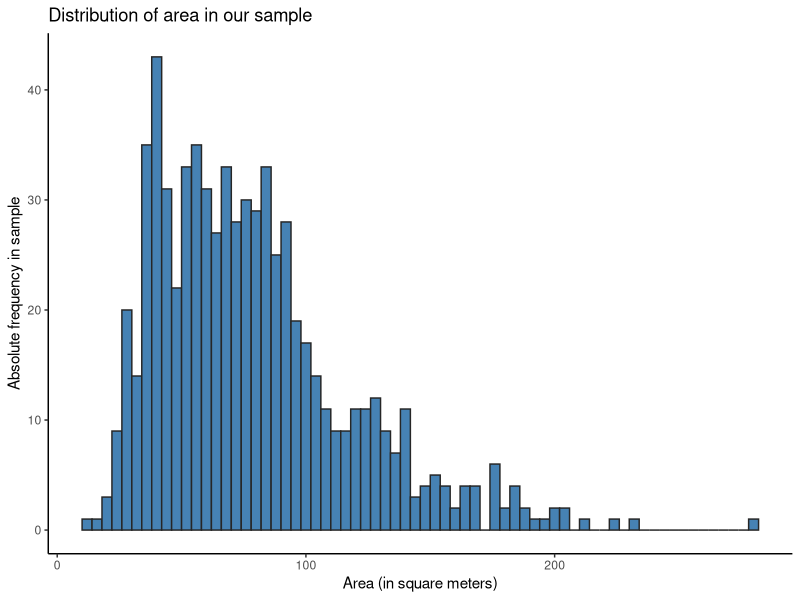
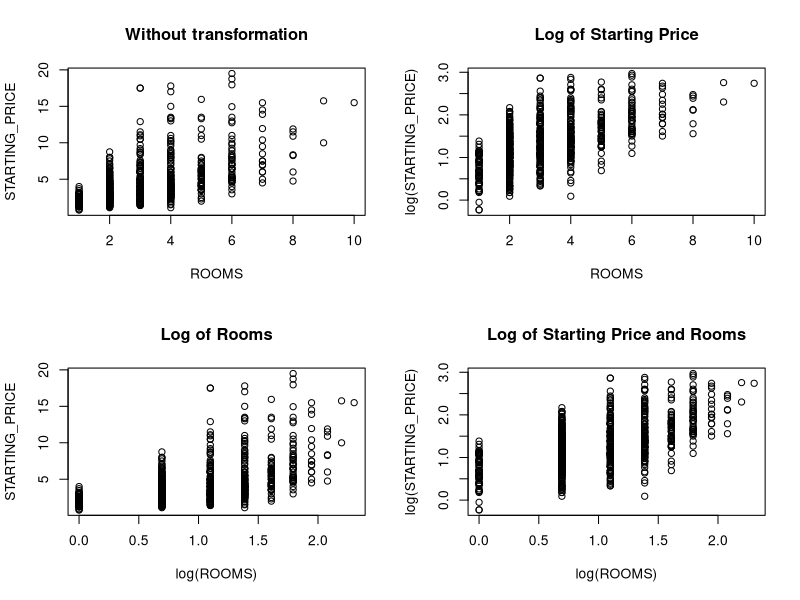
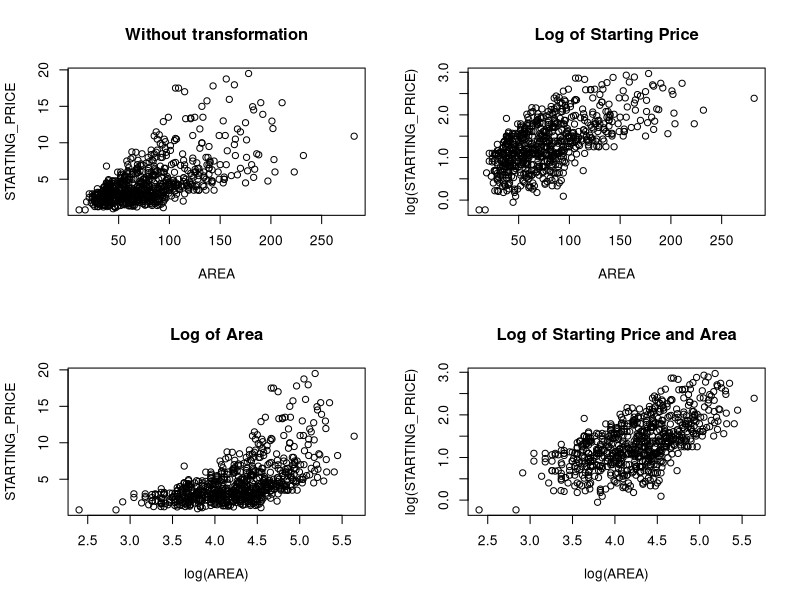
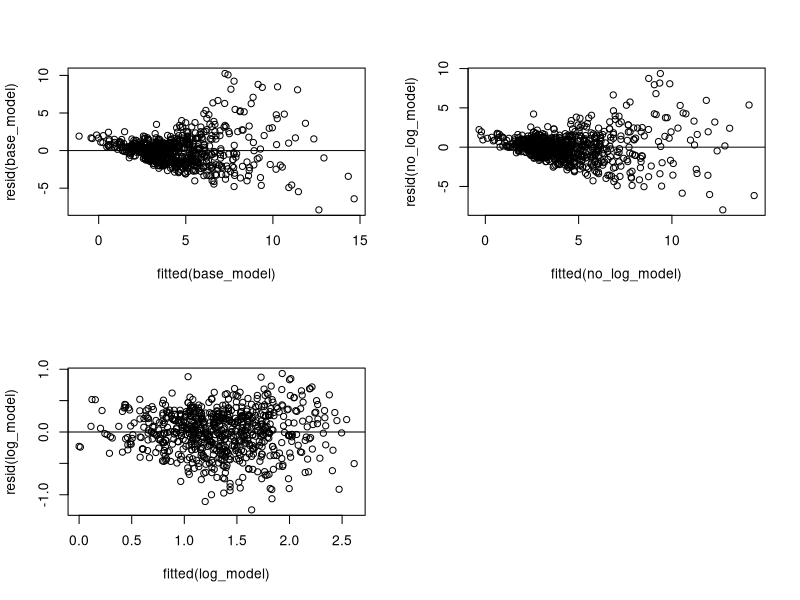
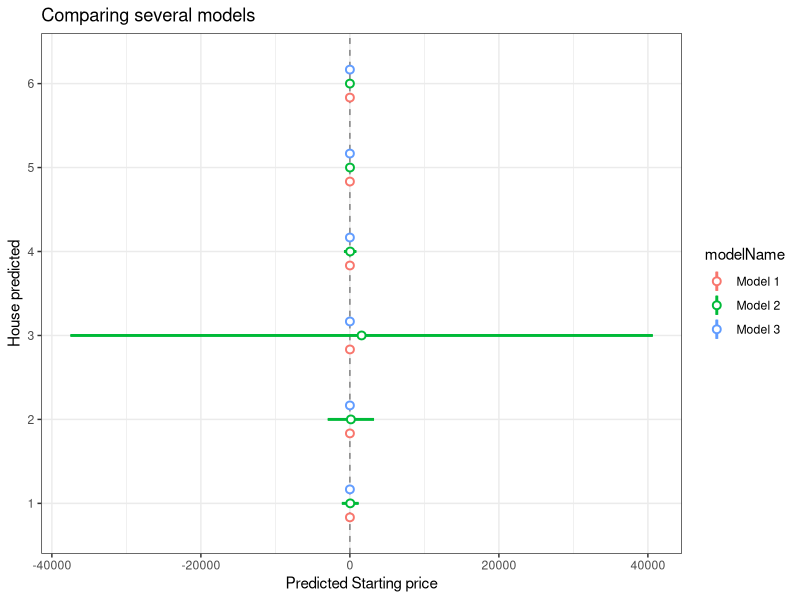

Generate these figures, in order, with R:
## ---- chunk 1
library(readxl)
library(tidyverse)
library(ggplot2)
data <- read_excel("dataset01.xlsx")
test <- read_excel("test.xlsx")

data$STARTING_PRICE <- data$STARTING_PRICE / 1000000
data[c("REGION", "TYPE", "BALCONY")] <- lapply(data[c("REGION", "TYPE", "BALCONY")], as.factor)
levels(data$BALCONY) <- c("0", "1")
## ---- chunk 2
n_balconies <- sum(data$BALCONY == 1) # 390
n           <- length(data$BALCONY)   # 701
phat        <- n_balconies / n        # About 0.55635
p0          <- 0.5
se0         <- sqrt(p0 * (1 - p0) / n)
## ---- chunk 3
z <- (phat - p0) / se0
p_value <- 2 * (1 - pnorm(abs(z)))
print(p_value)
## ---- chunk 4
#| echo: true

test_balcony = prop.test(n_balconies, n = n, p = 0.5, alternative = "two.sided", conf.level = 0.99)
test_balcony$p.value
## ---- chunk 5
print(paste0("p-value with R of: ",test_balcony$p.value)) 
print(paste0("p-value by hand of: ",p_value)) 

## ---- chunk 6
alpha   <- 0.05
mu      <- 75
xbar    <- mean(data$AREA)
se      <- sqrt(sum((data$AREA - mu)^2) / (n-1)) # Population variance unknown
se_xbar <- se / sqrt(n) # Variance of xbar

data %>%
  ggplot() +
  geom_histogram(aes(AREA), fill = "steelblue", color = "grey15", binwidth = 4) + # Not really normally distributed...
  labs(title = "Distribution of area in our sample") +
  xlab("Area (in square meters)") +
  ylab("Absolute frequency in sample") +
  theme_classic()
## ---- chunk 7
t_obs2  <- (xbar - mu) / se_xbar # 54.47
p_value2 <- 2 * (1 - pt(q=t_obs2,df=n-1))
print(p_value2)
## ---- chunk 8
mean_test <- t.test(data$AREA, mu = mu, alternative = "two.sided", conf.level = 0.95)
mean_test$p.value
## ---- chunk 9
print(paste0("p-value with R of: ",round(mean_test$p.value,3))) 
print(paste0("p-value by hand of: ",round(p_value2,3))) 

## ---- chunk 10
phat  <- sum(data$TYPE == "Apartment") / n
z     <- qnorm(0.95) # Two-sided, so 90% ci uses z = 0.95
se    <- sqrt(phat*(1-phat)/n)
## ---- chunk 11
conf_int <- c((phat - z*se), phat + z*se)
print(conf_int[2])

## ---- chunk 12
ci <- prop.test(sum(data$TYPE == "Apartment"), n, conf.level = 0.9)
ci$conf.int
## ---- chunk 13
print(paste0("C.I. proportion of apartments with R: [",round(ci$conf.int[1],3), ", ",round(ci$conf.int[2],3),"]"))
print(paste0("C.I. proportion of apartments by hand:[ ",round(conf_int[1],3), ", ",round(conf_int[2],3),"]"))

## ---- chunk 14
xbar <- mean(data$ROOMS)  # About 3.15
se   <- sd(data$ROOMS)    # About 1.59
t975 <- qt(0.975, n-1)
## ---- chunk 15
conf_int <- c((xbar - t975 * se / sqrt(n)), xbar + t975 * se / sqrt(n))
print(conf_int)
## ---- chunk 16
ci <- t.test(data$ROOMS, conf.level = 0.95)
ci$conf.int
## ---- chunk 17
par(mfrow = c(2, 2))
plot(STARTING_PRICE ~ ROOMS, data = data, main = "Without transformation")
plot(log(STARTING_PRICE) ~ ROOMS, data = data, main = "Log of Starting Price")
plot(STARTING_PRICE ~ log(ROOMS), data = data, main = "Log of Rooms")
plot(log(STARTING_PRICE) ~ log(ROOMS), data = data, main = "Log of Starting Price and Rooms")
## ---- chunk 18
par(mfrow = c(2, 2))
plot(STARTING_PRICE ~ AREA, data = data, main = "Without transformation")
plot(log(STARTING_PRICE) ~ AREA, data = data, main = "Log of Starting Price")
plot(STARTING_PRICE ~ log(AREA), data = data, main = "Log of Area")
plot(log(STARTING_PRICE) ~ log(AREA), data = data, main = "Log of Starting Price and Area")

data <- read_excel("dataset01.xlsx")
data$STARTING_PRICE <- data$STARTING_PRICE / 1000000
data[c("REGION", "TYPE", "BALCONY")] <- lapply(data[c("REGION", "TYPE", "BALCONY")], as.factor)
## ---- chunk 19
m1 <- lm(STARTING_PRICE ~ REGION + TYPE + BALCONY + ROOMS + AREA, data = data)

base_model <- step(m1, direction = "backward", trace = 0)

summary(base_model)
## ---- chunk 20

m2 <- lm(STARTING_PRICE ~ REGION + TYPE + BALCONY + ROOMS + AREA + 
          REGION*TYPE + REGION*BALCONY + REGION*ROOMS + REGION*AREA + 
          TYPE*BALCONY + TYPE*ROOMS + TYPE*AREA + 
          BALCONY*ROOMS + BALCONY*AREA + 
          ROOMS*AREA, data = data)

no_log_model <- step(m2, direction = "backward", trace = 0)

summary(no_log_model)
## ---- chunk 21
m3 <- lm(log(STARTING_PRICE) ~ REGION + TYPE + BALCONY + ROOMS + log(AREA) + 
          REGION*TYPE + REGION*BALCONY + REGION*ROOMS + REGION*log(AREA) + 
          TYPE*BALCONY + TYPE*ROOMS + TYPE*log(AREA) + 
          BALCONY*ROOMS + BALCONY*log(AREA) + 
          ROOMS*log(AREA), data = data)

log_model <- step(m3, direction = "backward", trace = 0)

summary(log_model)
## ---- chunk 22
#Graphs
plot(fitted(base_model), resid(base_model))
abline(0,0)

plot(fitted(no_log_model), resid(no_log_model))
abline(0,0)

plot(fitted(log_model), resid(log_model))
abline(0,0)
## ---- chunk 23
pred1 <- predict(m1,test,interval = "prediction", level = 0.90)
pred2 <-exp(predict(m2,test,interval = "prediction", level = 0.90))
pred3 <-predict(m3,test,interval = "prediction", level = 0.90)


model1Frame <- data.frame(Variable = rownames(pred1),
                          Coefficient = pred1[,1],
                          SE=abs(pred1[,1]-pred1[,3]),
                          modelName = "Model 1")
model2Frame <- data.frame(Variable = rownames(pred2),
                          Coefficient = pred2[,1],
                          SE=abs(pred2[,1]-pred2[,3]),
                          modelName = "Model 2")
model3Frame <- data.frame(Variable = rownames(pred3),
                          Coefficient = pred3[,1],
                          SE=abs(pred3[,1]-pred3[,3]),
                          modelName = "Model 3")
# Combine these data.frames
allModelFrame <- data.frame(rbind(model1Frame, model2Frame, model3Frame))  # etc.

# Plot
zp1 <- ggplot(allModelFrame, aes(colour = modelName))
zp1 <- zp1 + geom_hline(yintercept = 0, colour = gray(1/2), lty = 2)
zp1 <- zp1 + geom_linerange(aes(x = Variable, ymin = Coefficient - SE,
                                ymax = Coefficient + SE),
                            lwd = 1, position = position_dodge(width = 1/2))
zp1 <- zp1 + geom_pointrange(aes(x = Variable, y = Coefficient, ymin = Coefficient - SE,
                                 ymax = Coefficient + SE),
                             lwd = 1/2, position = position_dodge(width = 1/2),
                             shape = 21, fill = "WHITE")
zp1 <- zp1 + coord_flip() + theme_bw()
zp1 <- zp1 + ggtitle("Comparing several models")+ylab("Predicted Starting price") +xlab("House predicted") 
print(zp1)  
## ---- chunk 24

